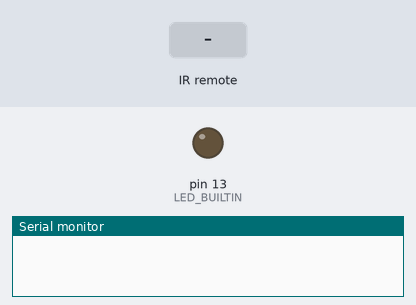
The sketch below on a simulated Teensy 3. On the bench: output pins drawn as LEDs (lit = HIGH), the last lines printed to the serial monitor. Wiring (inferred from the names in the program): IR receiver: data pin 1. The test bench sets the inputs (shaded band).

Above: at 1.4 s.
1.5 s: infrared code 0xBBBD520D received
At 1.9 s:
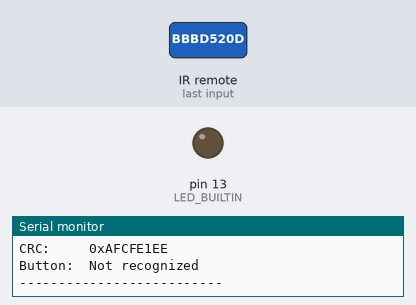
3.1 s: infrared code 0xF4FCC4CA received
At 4.4 s:
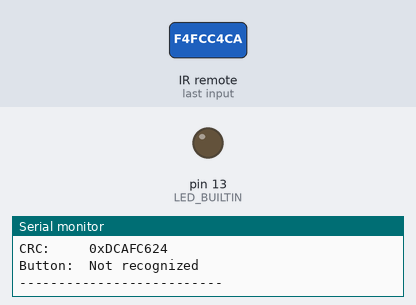
4.7 s: infrared code 0xA02397AF received
At 4.73 s:
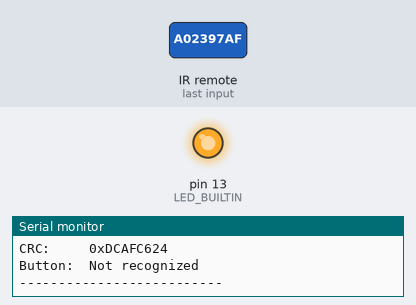
Timing chart, 0 to 7.7 s (numbered marks = the images above; inputs shaded):
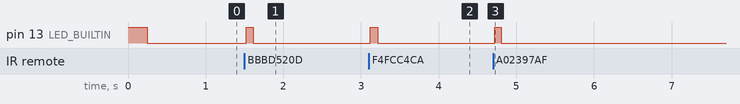

The sketch:

IR_ComputerControl.ino
```cpp
#if defined(__MK20DX256__) // the CPU of the Teensy 3.1 / 3.2
    #if !defined(USB_SERIAL_HID)
        #error "Switch the compiler to USB Type = 'Serial + Keyboard + Mouse + Joystick'"
    #endif
    #if F_CPU < 72000000
        #error "Switch the compiler to CPU Speed = '72 MHz optimized'"
    #endif
#else
    #error "This code must be compiled for Teensy 3.1 / 3.2"
#endif

// debugging
#define PRINT_RAW_SAMPLES  true  // true --> the intervals in µs of HIGH and LOW on the infrared input pin are printed to the Serial USB port.

// constants
#define MAX_SAMPLES    200       // Usually remote controls send less than 70 samples.
#define IR_INPUT_PIN   1         // You can chose any digital pin.
#define END_OF_COMAND  15000     // The time in µs that the IR input pin must stay high before this is detecetd as the end of the command.
#define MAX_BITLEN     4         // If a HIGH or LOW interval is longer than MAX_BITLEN bits, it is replaced with 'X' or 'x'.


// global variables
uint64_t    gu64_LastTick;
byte        gu8_LastState;
uint32_t    gu32_LastCommand;
int         gs32_Samples[MAX_SAMPLES];
int         gs32_SampleCount;

void setup(void)
{
    gu64_LastTick    = 0;
    gu8_LastState    = HIGH;
    gu32_LastCommand = 0;
    gs32_SampleCount = 0;

    pinMode(IR_INPUT_PIN, INPUT_PULLUP);
    pinMode(LED_BUILTIN,  OUTPUT);

    // Open USB Serial port (CDC)
    // The baudrate does not matter on Teensy 3.2 (it's always USB Full speed)
    Serial.begin(115200);

    digitalWrite(LED_BUILTIN, HIGH);
    delay(250);
    digitalWrite(LED_BUILTIN, LOW);
}

// shortest loop cycle: 10 µs at 24 MHz CPU clock
// shortest loop cycle:  6 µs at 48 MHz CPU clock
// shortest loop cycle:  5 µs at 72 MHz CPU clock
// shortest loop cycle:  4 µs at 96 MHz CPU clock
void loop(void)
{
    uint64_t u64_Tick = GetMicros64();
    int   s32_Elapsed = (int)(u64_Tick - gu64_LastTick);

    byte u8_IR = digitalRead(IR_INPUT_PIN);
    if  (u8_IR == gu8_LastState)
    {
        if (u8_IR == HIGH && s32_Elapsed > END_OF_COMAND && gs32_SampleCount > 0)
        {
            DecodeRawIntervals(); // The signal is complete -> decode
            gu64_LastTick    = 0;
            gs32_SampleCount = 0;
            digitalWrite(LED_BUILTIN, LOW);
        }
        return;
    }

    bool b_FirstSample = (gu64_LastTick == 0);

    gu8_LastState = u8_IR;
    gu64_LastTick = u64_Tick;

    if (b_FirstSample)
    {
        digitalWrite(LED_BUILTIN, HIGH);
        return; // The time that has elapsed before the start of the IR command does not interest.
    }

    if (gs32_SampleCount == MAX_SAMPLES - 2)
        Serial.println("Sample buffer overflow"); // Print this message only once

    if (gs32_SampleCount < MAX_SAMPLES)
        gs32_Samples[gs32_SampleCount++] = s32_Elapsed;
}

void DecodeRawIntervals()
{
    char s8_Temp[200];
    char s8_Decoded[MAX_SAMPLES] = {0};

    // Get the shortest interval of all intervals separately for High and Low.
    int s32_ShortestHi = 999999999;
    int s32_ShortestLo = 999999999;

    for (int i=0; i<gs32_SampleCount; i++)
    {
        if ((i&1) == 1) // Hi (The first sample is always LOW)
        {
            if (gs32_Samples[i] < s32_ShortestHi)
                s32_ShortestHi = gs32_Samples[i];
        }
        else // Lo
        {
            if (gs32_Samples[i] < s32_ShortestLo)
                s32_ShortestLo = gs32_Samples[i];
        }
    }

    // Get the average of all short intervals (which are shorter than s32_Shortest * 1.5)
    int s32_AverageLo  = 0;
    int s32_AverageHi  = 0;
    int s32_AvgCountLo = 0;
    int s32_AvgCountHi = 0;
    int s32_LimitLo    = s32_ShortestLo + s32_ShortestLo / 2;
    int s32_LimitHi    = s32_ShortestHi + s32_ShortestHi / 2;

    for (int i=0; i<gs32_SampleCount; i++)
    {
        if ((i&1) == 1) // Hi (The first sample is always LOW)
        {
            if (gs32_Samples[i] < s32_LimitHi)
            {
                s32_AverageHi += gs32_Samples[i];
                s32_AvgCountHi ++;
            }
        }
        else // Lo
        {
            if (gs32_Samples[i] < s32_LimitLo)
            {
                s32_AverageLo += gs32_Samples[i];
                s32_AvgCountLo ++;
            }
        }
    }

    // Avoid division by zero crash
    if (s32_AvgCountLo > 0) s32_AverageLo /= s32_AvgCountLo;
    if (s32_AvgCountHi > 0) s32_AverageHi /= s32_AvgCountHi;

    // Very short signals (like the Yamaha repeater sequence) have only one short pulse which is Low.
    // ---         ---- -------------
    //       16     4  1
    //    ---------    -
    // So the only Hi pulse of 4 cycles is detected as the shortest Hi pulse. But it is not a short pulse.
    bool b_HiValid = true;
    bool b_LoValid = true;
    if (s32_AverageHi > s32_AverageLo * 2) { s32_AverageHi = s32_AverageLo;  b_HiValid = false; }
    if (s32_AverageLo > s32_AverageHi * 2) { s32_AverageLo = s32_AverageHi;  b_LoValid = false; }

    for (int i=0; i<gs32_SampleCount; i++)
    {
        bool b_High = (i&1) == 1; // The first sample is always LOW

        int s32_Interval = gs32_Samples[i];
        int s32_Average  = b_High ? s32_AverageHi : s32_AverageLo;
        int s32_BitLen   = (s32_Interval + s32_Average / 2) / s32_Average;

        // Convert LOW intervals into lowercase characters and HIGH intervals into upper case characters
        char s8_Char = (b_High ? 'A' : 'a') + max(0, s32_BitLen - 1);

        // At the beginning of the IR command there are usually very long intervals of 5, 8 or 16 bits of HIGH or LOW.
        // These are used to wake up the microprocesser in the Hifi device / TV.
        // They are not precise (not an integer multiple of the average short interval) so they may be for example one time 'p' and next time 'o'.
        // For that reason they are replaced with an 'X' or 'x' here.
        if (s32_BitLen > MAX_BITLEN)
            s8_Char = b_High ? 'X' : 'x';

        s8_Decoded[i] = s8_Char;

        #if PRINT_RAW_SAMPLES
            int s32_Limit = b_High ? s32_LimitHi : s32_LimitLo;

            sprintf(s8_Temp, "%s: %5d us %s --> Len: %2d --> Char: '%c'", b_High ? "Hi" : "Lo",
                                                                          s32_Interval,
                                                                          s32_Interval < s32_Limit ? "short" : "     ",
                                                                          s32_BitLen,
                                                                          s8_Char);
            Serial.println(s8_Temp);
        #endif
    }

    #if PRINT_RAW_SAMPLES
        if (b_LoValid)
        {
            sprintf(s8_Temp, "Lo: Shortest: %4d us, Limit: %4d us, Average over %2d short intervals: %4d us", s32_ShortestLo, s32_LimitLo, s32_AvgCountLo, s32_AverageLo);
            Serial.println(s8_Temp);
        }
        if (b_HiValid)
        {
            sprintf(s8_Temp, "Hi: Shortest: %4d us, Limit: %4d us, Average over %2d short intervals: %4d us", s32_ShortestHi, s32_LimitHi, s32_AvgCountHi, s32_AverageHi);
            Serial.println(s8_Temp);
        }
    #endif

    sprintf(s8_Temp, "Decoded: %s", s8_Decoded);
    Serial.println(s8_Temp);

    uint32_t u32_CRC = CalcCrc32(s8_Decoded);

    sprintf(s8_Temp, "CRC:     0x%08X", (unsigned int)u32_CRC);
    Serial.println(s8_Temp);

    ExecuteAction(u32_CRC);

    Serial.println("--------------------------\n");
}

void ExecuteAction(uint32_t u32_CRC)
{
    // If you for example increase the volume, most remote controls (not all) send once the command "Volume Up" and then
    // they send only the repeater sequence until you release the button on the remote control.
    // The repeater must be replaced here with the last detected command, but ONLY if the command has to be repeated.
    // It makes sense to repeat the 'Volume Up' command but it does not make any sense to repeat the 'Pause' command
    // which would toggle Play/Pause multiple times per second as long as you press the button on the remote control.

    if (u32_CRC == 0xBBBD520D || // Repeater "xCa"
        u32_CRC == 0xF4FCC4CA)   // Repeater "xDa"
    {
        u32_CRC = gu32_LastCommand;
    }

    bool b_Repeat = false; // By default do not repeat commands
    switch (u32_CRC)
    {
       // --------------------------------------------------------------
       case 0xA02397AF:
          Serial.println("Button:  Enter");
          break;
       case 0x1856440C:
          Serial.println("Button:  Volume Up");
          // ATTENTION: This is only for testing. Let the volume on the computer always at 100%. Regulate the volume on the amplifier instead!
          // PressKey(0, 0, KEY_MEDIA_VOLUME_INC);  // Volume Up
          b_Repeat = true; // Repeat this command the next time when the repeater sequence is received
          break;
       case 0xA7336C7A:
          Serial.println("Button:  Volume Down");
          // ATTENTION: This is only for testing. Let the volume on the computer always at 100%. Regulate the volume on the amplifier instead!
          // PressKey(0, 0, KEY_MEDIA_VOLUME_DEC);  // Volume Down
          b_Repeat = true; // Repeat this command the next time when the repeater sequence is received
          break;
       case 0x7F8101DE:
          Serial.println("Button:  Menu Left");
          break;
       case 0xC0E429A8:
          Serial.println("Button:  Menu Right");
          break;
       case 0xE62E0363:
          Serial.println("Button:  Menu Up");
          break;
       case 0x594B2B15:
          Serial.println("Button:  Menu Down");
          break;
       case 0xA9EBE518:
          Serial.println("Button:  Tuning Up");
          PressKey(MODIFIERKEY_ALT,  KEY_RIGHT, 0);  // Next Track
          break;
       case 0x168ECD6E:
          Serial.println("Button:  Tuning Down");
          PressKey(MODIFIERKEY_ALT,  KEY_LEFT,  0);  // Previous Track
          break;
       case 0x8F21CFD3:
          Serial.println("Button:  Play");
          PressKey(MODIFIERKEY_CTRL, KEY_P, 0);      // Play
          break;
       case 0x3044E7A5:
          Serial.println("Button:  Stop");
          PressKey(MODIFIERKEY_CTRL, KEY_S, 0);      // Stop
          break;
       case 0x57041AEF:
          Serial.println("Button:  Pause");
          PressKey(0, KEY_PAUSE, 0);                 // Pause
          break;
       // --------------------------------------------------------------
       case 0x00000000:
          Serial.println("Repeater ignored");
          break;
       default:
          Serial.println("Button:  Not recognized");
          break;
    }

    gu32_LastCommand = b_Repeat ? u32_CRC : 0;
}

// Send keystrokes to the computer via virtual USB keyboard.
// Obviously the program that you want to control must be the foreground window.
// u8_Modifier may be MODIFIERKEY_CTRL, MODIFIERKEY_SHIFT, MODIFIERKEY_ALT, MODIFIERKEY_GUI, etc..
// u8_Key may be KEY_A, KEY_ENTER, KEY_F1, KEY_LEFT, KEYPAD_1, etc..
// u8_MediaKey may be KEY_MEDIA_VOLUME_INC, KEY_MEDIA_PLAY_PAUSE, KEY_MEDIA_STOP, KEY_MEDIA_EJECT, etc..
// For a complete list see: ...\Arduino\hardware\teensy\avr\cores\teensy3\keylayouts.h
void PressKey(int s32_Modifier, int s32_Key, int s32_MediaKey)
{
    // press key
    Keyboard.set_modifier(s32_Modifier);
    Keyboard.set_key1    (s32_Key);
    Keyboard.set_media   (s32_MediaKey);
    Keyboard.send_now();

    // release key
    Keyboard.set_modifier(0);
    Keyboard.set_key1    (0);
    Keyboard.set_media   (0);
    Keyboard.send_now();
}

// Calculaters the CRC32 of a string
uint32_t CalcCrc32(const char* s8_Data)
{
    uint32_t u32_CRC = 0xFFFFFFFF;
    for (int i=0; s8_Data[i] != 0; i++)
    {
        u32_CRC ^= (byte)s8_Data[i];
        for (int b=0; b<8; b++)
        {
            bool b_Bit = (u32_CRC & 1) > 0;
            u32_CRC >>= 1;
            if (b_Bit) u32_CRC ^= 0xEDB88320;
        }
    }
    return u32_CRC;
}

// We need a special time counter that does not roll over after one hour (as micros() does)
uint64_t GetMicros64()
{
    static uint32_t u32_High = 0;
    static uint32_t u32_Last = 0;

    uint32_t u32_Now = micros(); // starts at zero after CPU reset

    // Check for roll-over
    if (u32_Now < u32_Last) u32_High ++;
    u32_Last = u32_Now;

    uint64_t u64_Time = u32_High;
    u64_Time <<= 32;
    u64_Time |= u32_Now;
    return u64_Time;
}
```

Measured:
- after the input at 1.5 s, pin 13 (LED_BUILTIN): LOW → HIGH at once, → LOW 0.09 s later
- after the input at 3.1 s, pin 13 (LED_BUILTIN): LOW → HIGH at once, → LOW 0.09 s later
- after the input at 4.7 s, pin 13 (LED_BUILTIN): LOW → HIGH at once, → LOW 0.09 s later
